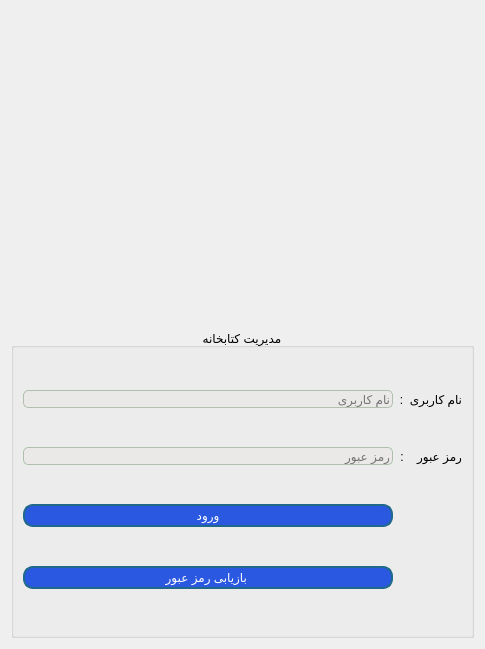
<?xml version="1.0" encoding="UTF-8"?>
<ui version="4.0">
 <class>Login</class>
 <widget class="QDialog" name="Login">
  <property name="geometry">
   <rect>
    <x>0</x>
    <y>0</y>
    <width>485</width>
    <height>649</height>
   </rect>
  </property>
  <property name="windowTitle">
   <string>صفحه ورود</string>
  </property>
  <property name="windowIcon">
   <iconset resource="resources.qrc">
    <normaloff>:/img/images/login.png</normaloff>:/img/images/login.png</iconset>
  </property>
  <property name="styleSheet">
   <string notr="true">QLineEdit{
	border : 1px solid #b0bfae;
	border-radius : 5px;
	background-color : #ebe8e8;
}

QPushButton{
	border-radius: 10px;
	padding : 2px 5px;
	background :#2b58e0;
	border : 2px solid #21698a;
	color : white;
}
QPushButton:hover {
	background-color : #75a0eb ;
}
QToolButton
{
border-radius:10px;
background:red;
color:white;
}</string>
  </property>
  <layout class="QVBoxLayout" name="verticalLayout">
   <item>
    <layout class="QHBoxLayout" name="horizontalLayout">
     <property name="spacing">
      <number>5</number>
     </property>
     <property name="topMargin">
      <number>9</number>
     </property>
     <property name="bottomMargin">
      <number>9</number>
     </property>
     <item>
      <spacer name="horizontalSpacer">
       <property name="orientation">
        <enum>Qt::Horizontal</enum>
       </property>
       <property name="sizeHint" stdset="0">
        <size>
         <width>40</width>
         <height>20</height>
        </size>
       </property>
      </spacer>
     </item>
     <item>
      <widget class="QLabel" name="label">
       <property name="styleSheet">
        <string notr="true"/>
       </property>
       <property name="text">
        <string/>
       </property>
       <property name="pixmap">
        <pixmap resource="resources.qrc">:/img/images/login.png</pixmap>
       </property>
      </widget>
     </item>
     <item>
      <spacer name="horizontalSpacer_2">
       <property name="orientation">
        <enum>Qt::Horizontal</enum>
       </property>
       <property name="sizeHint" stdset="0">
        <size>
         <width>40</width>
         <height>20</height>
        </size>
       </property>
      </spacer>
     </item>
    </layout>
   </item>
   <item>
    <widget class="QGroupBox" name="groupBox">
     <property name="title">
      <string>مدیریت کتابخانه</string>
     </property>
     <property name="alignment">
      <set>Qt::AlignCenter</set>
     </property>
     <layout class="QGridLayout" name="gridLayout">
      <item row="0" column="2">
       <widget class="QLineEdit" name="username">
        <property name="toolTip">
         <string>نام کاربری را وارد نمایید </string>
        </property>
        <property name="placeholderText">
         <string>نام کاربری</string>
        </property>
       </widget>
      </item>
      <item row="0" column="4">
       <widget class="QLabel" name="label_2">
        <property name="text">
         <string>نام کاربری  :</string>
        </property>
       </widget>
      </item>
      <item row="2" column="2">
       <widget class="QLineEdit" name="password">
        <property name="toolTip">
         <string>رمز عبور را وارد نمایید</string>
        </property>
        <property name="echoMode">
         <enum>QLineEdit::Password</enum>
        </property>
        <property name="placeholderText">
         <string>رمز عبور</string>
        </property>
       </widget>
      </item>
      <item row="2" column="4">
       <widget class="QLabel" name="label_3">
        <property name="text">
         <string>رمز عبور    :</string>
        </property>
       </widget>
      </item>
      <item row="4" column="2">
       <widget class="QPushButton" name="login">
        <property name="cursor">
         <cursorShape>PointingHandCursor</cursorShape>
        </property>
        <property name="text">
         <string>ورود</string>
        </property>
       </widget>
      </item>
      <item row="5" column="2">
       <widget class="QPushButton" name="forgotPas">
        <property name="cursor">
         <cursorShape>PointingHandCursor</cursorShape>
        </property>
        <property name="text">
         <string>بازیابی رمز عبور </string>
        </property>
       </widget>
      </item>
     </layout>
    </widget>
   </item>
  </layout>
 </widget>
 <resources>
  <include location="resources.qrc"/>
 </resources>
 <connections/>
</ui>
